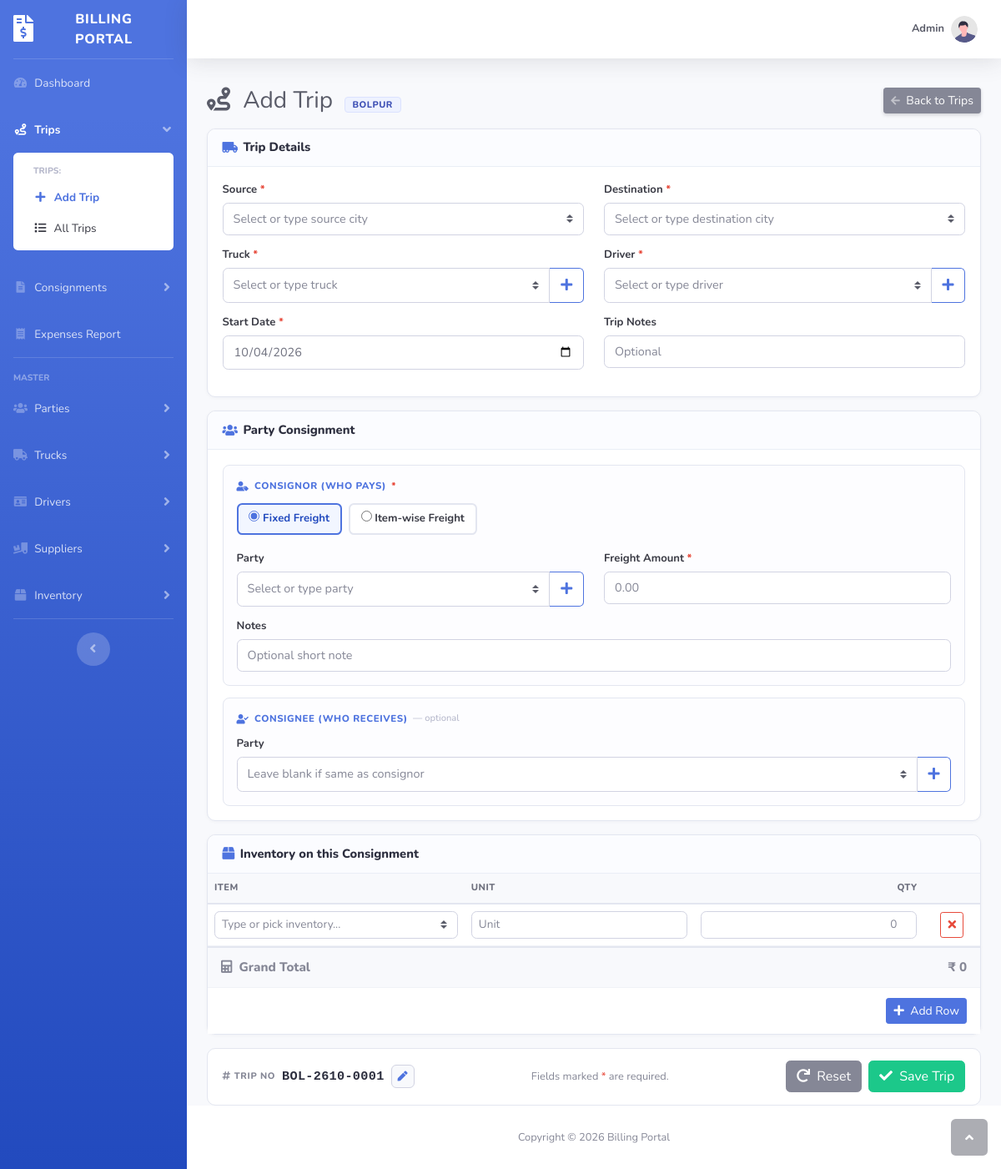
The app's page /trip.php (signed in) with its own data.
### tables this page shows
CREATE TABLE `branch` (
  `id` int(10) UNSIGNED NOT NULL,
  `branch_name` varchar(100) NOT NULL,
  `branch_code` varchar(10) NOT NULL,
  `address` varchar(255) DEFAULT NULL,
  `city` varchar(50) DEFAULT NULL,
  `state` varchar(50) DEFAULT NULL,
  `pincode` char(6) DEFAULT NULL,
  `phone` varchar(15) DEFAULT NULL,
  `email` varchar(100) DEFAULT NULL,
  `active` tinyint(1) NOT NULL DEFAULT 1,
  `created_at` datetime NOT NULL DEFAULT current_timestamp(),
  `updated_at` datetime NOT NULL DEFAULT current_timestamp() ON UPDATE current_timestamp()
);

### trip.php (the view, shortened to what the rows shown need)
<?php
include 'constant.php';
$editId = isset($_GET['id']) ? (int) $_GET['id'] : 0;
$isEdit = ($editId > 0);
$myBranch    = (int) ($_SESSION['branch_id'] ?? 0);
$userBranchCode = 'BR';
$userBranchName = '';
if ($myBranch > 0) {
    $br = mysqli_query($conn, "SELECT branch_code, branch_name FROM branch WHERE id = $myBranch LIMIT 1");
    if ($br && mysqli_num_rows($br) === 1) {
        $brRow = mysqli_fetch_assoc($br);
        $userBranchCode = $brRow['branch_code'] !== '' ? strtoupper($brRow['branch_code']) : 'BR';
        $userBranchName = $brRow['branch_name'];
    }
}
function previewTripNo($conn, $branchId, $branchCode, $startDate)
{
    $yymm = date('ym', strtotime($startDate));
    $prefix = $branchCode . '-' . $yymm . '-';
    $prefix_safe = mysqli_real_escape_string($conn, $prefix);
    $cnt_res = mysqli_query(
        $conn,
        "SELECT COUNT(*) AS c FROM trip WHERE branch_id = $branchId AND trip_no LIKE '$prefix_safe%'"
    );
    $next_seq = 1;
    if ($cnt_res) {
        $crow = mysqli_fetch_assoc($cnt_res);
        $next_seq = ((int) $crow['c']) + 1;
    }
    return $prefix . str_pad($next_seq, 4, '0', STR_PAD_LEFT);
}
$autoTripNo = previewTripNo($conn, $myBranch, $userBranchCode, date('Y-m-d'));
$tripData = [
    'trip_no'            => $autoTripNo,
    'source'             => '',
    'destination'        => '',
    'lorry_id'           => 0,
    'driver_id'          => 0,
    'start_date'         => date('Y-m-d'),
    'notes'              => '',
    'status'             => 'Scheduled',
    'party_id'           => 0,
    'consignee_party_id' => 0,
    'freight_mode'       => 0,
    'freight_amount'     => '',
    'party_notes'        => '',
    'truck_hire_charge'  => '',
    'truck_hire_exp_id'  => 0,
];
?>
<!DOCTYPE html>
<html lang="en">
<head>
    <?php include 'layout/header.php'; ?>
</head>
<body id="page-top">
    <div id="wrapper">
        <div id="content-wrapper" class="d-flex flex-column">
            <div id="content">
                <div class="container-fluid">
                    <div class="d-sm-flex align-items-center justify-content-between mb-3">
                        <h1 class="h3 mb-0 text-gray-800">
                            <i class="fas fa-route mr-2"></i>
                            <?= $isEdit ? 'Edit Trip' : 'Add Trip' ?>
                            <?php if ($userBranchName !== ''): ?>
                                <span class="branch-badge-soft"><?= htmlspecialchars($userBranchName, ENT_QUOTES, 'UTF-8') ?></span>
                            <?php endif; ?>
                        </h1>
                    </div>
                    <form id="tripForm" action="" method="POST" novalidate>
                        <div class="trip-card">
                            <div class="trip-card-body">
                                <div class="party-block">
                                    <div class="fm-picker js-freight-mode-picker">
                                        <label class="fm-pick js-fm-fixed <?= $tripData['freight_mode'] === 0 ? 'checked' : '' ?>">
                                            <input type="radio" name="freight_mode" value="0"
                                                class="js-freight-mode"
                                                <?= $tripData['freight_mode'] === 0 ? 'checked' : '' ?>>
                                            Fixed Freight
                                        </label>
                                        <label class="fm-pick js-fm-itemwise <?= $tripData['freight_mode'] === 1 ? 'checked' : '' ?>">
                                            <input type="radio" name="freight_mode" value="1"
                                                class="js-freight-mode"
                                                <?= $tripData['freight_mode'] === 1 ? 'checked' : '' ?>>
                                            Item-wise Freight
                                        </label>
                                    </div>
                                </div>
                            </div>
                        </div>
                        <div class="trip-card">
                            <div class="table-responsive">
                                <table class="items-table" id="itemsTable">
                                    <thead>
                                        <tr>
                                            <th style="min-width:220px;">Item</th>
                                            <th style="min-width:80px;">Unit</th>
                                            <th style="min-width:80px;" class="text-right">Qty</th>
                                            <th style="min-width:50px;"></th>
                                        </tr>
                                    </thead>
                                </table>
                            </div>
                        </div>
                    </form>
                </div>
            </div>
        </div>
    </div>
</body>
</html>

### records on screen
branch: branch_name "BOLPUR", branch_code "☑ Fixed Freight", branch_code "☐ Item-wise Freight"

### other values on screen
$topbarUserName "Admin"
$tripData['trip_no'] "BOL-2610-0001"
